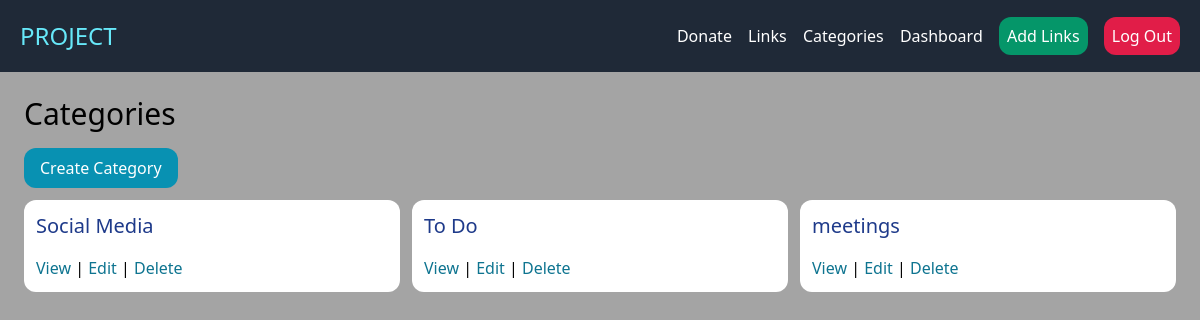
The app's page /links/categories/ (signed in) with its own data.
### links/models.py (models this page shows, shortened)
class Category(models.Model):
    name = models.CharField(max_length=255)
    created_by = models.ForeignKey(User, related_name= "categories", on_delete=models.CASCADE)
    created_at = models.DateTimeField(auto_now_add=True)
    class Meta:
        ordering = ('name',)

### links/views.py (the view)
# urls.py: path("categories/", views.categories, name = "categories"),
@login_required
def categories(request):
    categories = Category.objects.filter(created_by = request.user)
    return render(request, 'links/categories.html', {'categories':categories,})

### links/templates/links/categories.html (shortened to what this page needs)
{% extends "core/base.html" %}
{% block additional_css %}
  {% load static%}
{% endblock %}
{% block content %}
    <section class ='flex-col h-screen'>
        <h1 class ="mb-4 text-3xl" >Categories</h1>
        <a class = "inline-block px-4 py-2 text-white mb-3 bg-cyan-600 rounded-xl" href="{% url 'links:create_category' %}">Create Category</a>
        <div class='grid grid-cols-3 gap-3 '>
            {% for category in categories %}
                <div class = "bg-white p-3 mb-3 rounded-xl">
                    <h2 class = 'mb-4 text-xl text-blue-900'>{{ category.name }}</h2>
                    <a href = "{% url 'links:links' %}?category ={{ category.id }}" class="text-cyan-700">View</a> |
                    <a href = "{% url 'links:edit_category' category.id %}" class="text-cyan-700">Edit</a> |
                    <a href = "{% url 'links:delete_category' category.id %}" class="text-cyan-700">Delete</a>
                </div>
            {% endfor %}
        </div>
    </section>
{% endblock %}

### records on screen
Category: name "Social Media"
Category: name "To Do"
Category: name "meetings"
